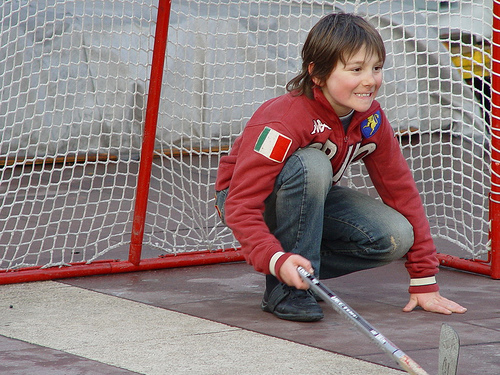
#> input picture Dataset/Flicker8k_Dataset/103106960_e8a41d64f8.jpg, 500 x 375 px; its folder holds 4 pictures in this run
$ jupyter execute --allow-errors EDA.ipynb
#> lines starting #> are read from the running program, lines starting #| are printed output that depends on the picture
I. EXPLORATORY DATA ANALYSIS

1. Khám Phá Dữ Liệu Tổng Quan

Đọc và kiểm tra file captions.txt

[cell 1]
import pandas as pd
import os

# Đường dẫn đến file captions.txt
captions_path = 'Dataset/captions.txt'

# Đọc file captions.txt (giả sử định dạng là: image.jpg caption)
#> (the rest of this cell did not finish here and is left out)

Kiểm tra số lượng ảnh thực tế trong thư mục Flicker8k_Dataset

[cell 2]
# Đường dẫn đến thư mục chứa ảnh
images_path = 'Dataset/Flicker8k_Dataset'

# Đếm số lượng ảnh trong thư mục
image_files = [file for file in os.listdir(images_path) if file.endswith('.jpg')]
print("\nSố lượng ảnh trong thư mục Flicker8k_Dataset:")
print(len(image_files))

# Đảm bảo tất cả các ảnh trong captions.txt tồn tại trong thư mục ảnh
#> (the rest of this cell did not finish here and is left out)

Hiển thị ảnh ngẫu nhiên và chú thích kèm theo (3 ảnh)

[cell 3]
import matplotlib.pyplot as plt
import matplotlib.image as mpimg
import random

# Chọn ngẫu nhiên 3 mẫu dữ liệu
#> (the rest of this cell did not finish here and is left out)

Kiểm tra định dạng và cấu trúc

[cell 4]
import os
import pandas as pd
from PIL import Image
import matplotlib.pyplot as plt
from collections import defaultdict
import numpy as np

def analyze_image_dataset(image_folder, captions_file):
    """
    Phân tích cấu trúc và định dạng của dataset ảnh

    Parameters:
    image_folder (str): Đường dẫn đến folder chứa ảnh
    captions_file (str): Đường dẫn đến file captions.txt
    """
    # Đọc file captions
    try:
        captions_df = pd.read_csv(captions_file, delimiter='\t')
        print(f"Số lượng caption trong file: {len(captions_df)}")
        print("\nMẫu dữ liệu caption:")
        print(captions_df.head())
    except Exception as e:
        print(f"Lỗi khi đọc file caption: {str(e)}")
        return

    # Kiểm tra thư mục ảnh
    if not os.path.exists(image_folder):
        print(f"Không tìm thấy thư mục {image_folder}")
        return

    # Khởi tạo các biến thống kê
    image_stats = {
        'total_images': 0,
        'formats': defaultdict(int),
        'sizes': defaultdict(int),
        'dimensions': [],
        'file_sizes': [],
        'corrupted': []
    }

    # Quét qua từng file trong thư mục
    for filename in os.listdir(image_folder):
        if filename.lower().endswith(('.png', '.jpg', '.jpeg')):
            image_path = os.path.join(image_folder, filename)
            image_stats['total_images'] += 1

            # Kiểm tra format
            image_stats['formats'][filename.split('.')[-1].lower()] += 1

            # Lấy kích thước file
            file_size = os.path.getsize(image_path) / 1024  # Convert to KB
            image_stats['file_sizes'].append(file_size)

            # Kiểm tra kích thước ảnh
            try:
                with Image.open(image_path) as img:
                    width, height = img.size
                    image_stats['dimensions'].append((width, height))
                    image_stats['sizes'][f"{width}x{height}"] += 1
            except Exception as e:
                image_stats['corrupted'].append((filename, str(e)))

    # In kết quả phân tích
    print(f"\nTổng số ảnh: {image_stats['total_images']}")
    print("\nĐịnh dạng file:")
    for fmt, count in image_stats['formats'].items():
        print(f"{fmt.upper()}: {count} files")

    print("\nKích thước ảnh phổ biến:")
    for size, count in sorted(image_stats['sizes'].items(), key=lambda x: x[1], reverse=True)[:10]:
        print(f"{size}: {count} ảnh")

    # Vẽ histogram kích thước file
    plt.figure(figsize=(8, 8))
    plt.hist(image_stats['file_sizes'], bins=50)
    plt.title('Phân bố kích thước file')
    plt.xlabel('Kích thước (KB)')
    plt.ylabel('Số lượng ảnh')
    plt.show()

    # Vẽ scatter plot kích thước ảnh
    if image_stats['dimensions']:
        widths, heights = zip(*image_stats['dimensions'])
        plt.figure(figsize=(8, 8))
        plt.scatter(widths, heights, alpha=0.5)
        plt.title('Phân bố kích thước ảnh')
        plt.xlabel('Chiều rộng (pixels)')
        plt.ylabel('Chiều cao (pixels)')
        plt.show()

    if image_stats['corrupted']:
        print("\nẢnh bị lỗi:")
        for filename, error in image_stats['corrupted']:
            print(f"{filename}: {error}")

# Sử dụng hàm
image_folder = "Dataset/Flicker8k_Dataset"
captions_file = "Dataset/captions.txt"

analyze_image_dataset(image_folder, captions_file)

2. Phân Tích Chú Thích Văn Bản

Tính toán và vẽ biểu đồ phân phối độ dài chú thích

[cell 5]
import matplotlib.pyplot as plt
import seaborn as sns

# Tính độ dài (số từ) của mỗi chú thích
#> (the rest of this cell did not finish here and is left out)

Phân tích từ vựng

[cell 6]
from collections import Counter

# Ghép tất cả các chú thích thành một chuỗi
#> (the rest of this cell did not finish here and is left out)

Tạo biểu đồ tần suất các từ phổ biến nhất

#> (a cell that did not finish here is left out)

3.  Phân Tích Mối Quan Hệ Giữa Ảnh và Chú Thích

So sánh chú thích của cùng một ảnh

#> (a cell that did not finish here is left out)

Kiểm tra tính nhất quán

[cell 9]
from collections import defaultdict

# Đếm số lần lặp lại của mỗi chú thích trong toàn bộ tập dữ liệu
caption_counts = defaultdict(int)
#> (the rest of this cell did not finish here and is left out)

4. Phân Tích Hình Ảnh

Kiểm tra kích thước và định dạng ảnh

[cell 10]
import cv2
import numpy as np

# Kiểm tra kích thước của một số ảnh ngẫu nhiên
#> (the rest of this cell did not finish here and is left out)

Phân tích histogram màu sắc

[cell 11]
import matplotlib.pyplot as plt

# Vẽ histogram màu sắc cho một số ảnh
#> (the rest of this cell did not finish here and is left out)

Kiểm tra sự đa dạng (độ sáng trung bình và độ tương phản)

[cell 12]
def calculate_brightness_contrast(image):
    # Chuyển đổi ảnh sang grayscale
    gray_image = cv2.cvtColor(image, cv2.COLOR_BGR2GRAY)
    brightness = np.mean(gray_image)
    contrast = np.std(gray_image)
    return brightness, contrast

brightness_contrast_values = [calculate_brightness_contrast(cv2.imread(os.path.join(images_path, img))) for img in image_files[:100]]
#> in calculate_brightness_contrast, `gray_image = cv2.cvtColor(image, cv2.COLOR_BGR2GRAY)`:
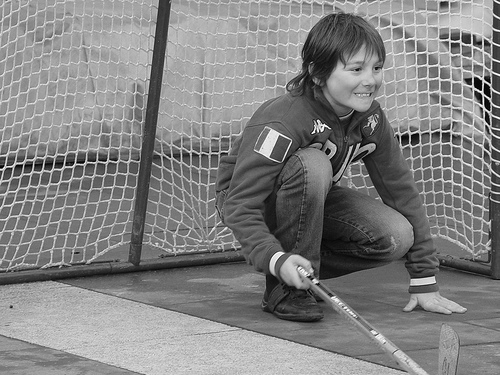
#> gray_image: shape (375, 500); min 0, max 255, mean 130
#> in calculate_brightness_contrast, image is the input picture: shape (375, 500, 3); mean B, G, R 124.9, 124.6, 142.5
#> in calculate_brightness_contrast, `brightness = np.mean(gray_image)`: brightness = 130
#> in calculate_brightness_contrast, `contrast = np.std(gray_image)`: contrast = 49.44
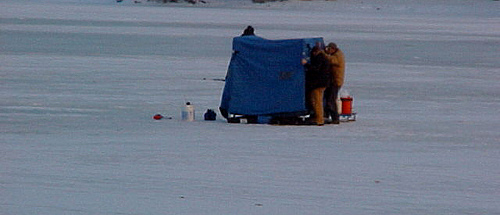
#> input picture Dataset/Flicker8k_Dataset/103205630_682ca7285b.jpg, 500 x 215 px
#> in calculate_brightness_contrast (call 2), `gray_image = cv2.cvtColor(image, cv2.COLOR_BGR2GRAY)`:
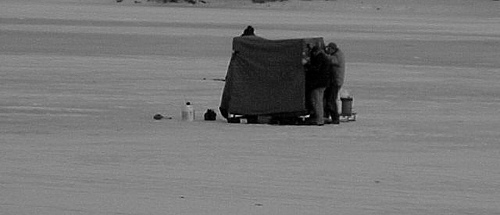
#> gray_image: shape (215, 500); min 0, max 207, mean 120.5
#> in calculate_brightness_contrast, image is the input picture: shape (215, 500, 3); mean B, G, R 138.7, 121.5, 111.5
#> in calculate_brightness_contrast (call 2), `brightness = np.mean(gray_image)`: brightness = 120.5
#> in calculate_brightness_contrast (call 2), `contrast = np.std(gray_image)`: contrast = 30.88
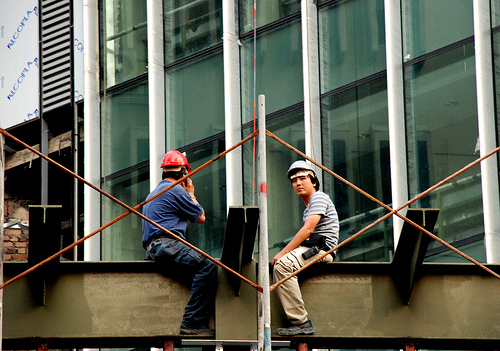
#> input picture Dataset/Flicker8k_Dataset/1055753357_4fa3d8d693.jpg, 500 x 351 px
#> in calculate_brightness_contrast (call 3), `gray_image = cv2.cvtColor(image, cv2.COLOR_BGR2GRAY)`:
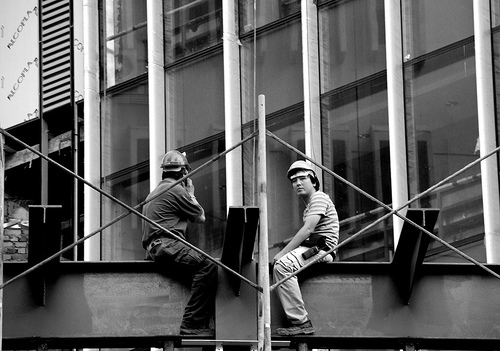
#> gray_image: shape (351, 500); min 0, max 255, mean 95.6
#> in calculate_brightness_contrast, image is the input picture: shape (351, 500, 3); mean B, G, R 84.7, 98.1, 94.9
#> in calculate_brightness_contrast (call 3), `brightness = np.mean(gray_image)`: brightness = 95.59
#> in calculate_brightness_contrast (call 3), `contrast = np.std(gray_image)`: contrast = 69.78
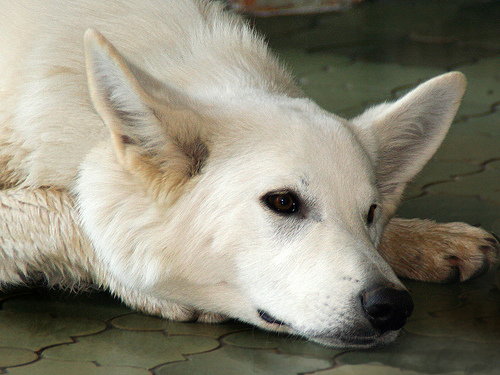
#> input picture Dataset/Flicker8k_Dataset/1084040636_97d9633581.jpg, 500 x 375 px
#> in calculate_brightness_contrast (call 4), `gray_image = cv2.cvtColor(image, cv2.COLOR_BGR2GRAY)`:
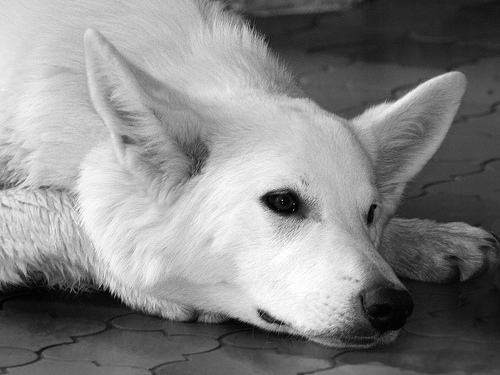
#> gray_image: shape (375, 500); min 0, max 255, mean 133.6
#> in calculate_brightness_contrast, image is the input picture: shape (375, 500, 3); mean B, G, R 118.2, 134.4, 138
#> in calculate_brightness_contrast (call 4), `brightness = np.mean(gray_image)`: brightness = 133.6
#> in calculate_brightness_contrast (call 4), `contrast = np.std(gray_image)`: contrast = 72.57

brightness, contrast = zip(*brightness_contrast_values)
#> brightness = (130, 120.5, 95.59, 133.6); contrast = (49.44, 30.88, 69.78, 72.57)

# Vẽ biểu đồ phân phối độ sáng và độ tương phản
plt.figure(figsize=(14, 6))

plt.subplot(1, 2, 1)
sns.histplot(brightness, kde=True, color='orange')
plt.title('Phân phối độ sáng')
plt.xlabel('Độ sáng trung bình')
plt.ylabel('Tần suất')

plt.subplot(1, 2, 2)
sns.histplot(contrast, kde=True, color='blue')
plt.title('Phân phối độ tương phản')
plt.xlabel('Độ tương phản')
plt.ylabel('Tần suất')

plt.tight_layout()
plt.show()
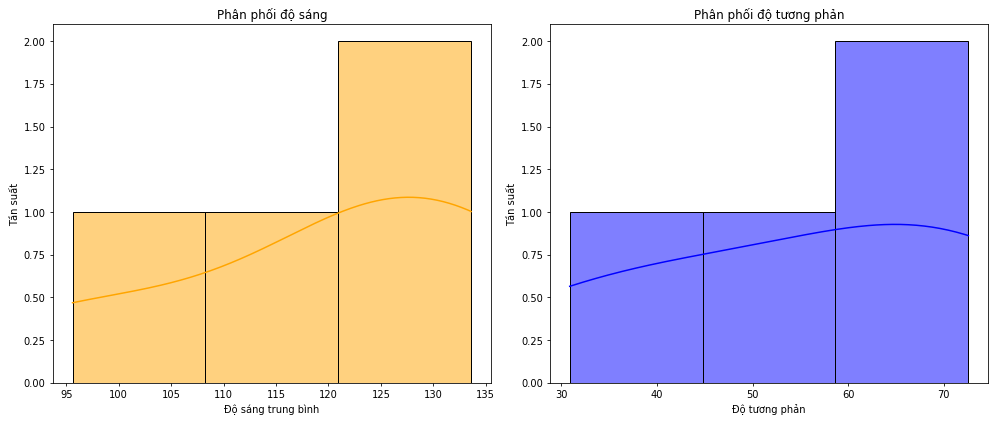
#> figure drawn by matplotlib, 2 panels; panel 1: tallest bar 2 high, from x = 120.9 to 133.6; panel 1: curve peaks at x = 127.7, y = 1.09; panel 2: tallest bar 2 high, from x = 58.68 to 72.57; panel 2: curve peaks at x = 64.82, y = 0.927
